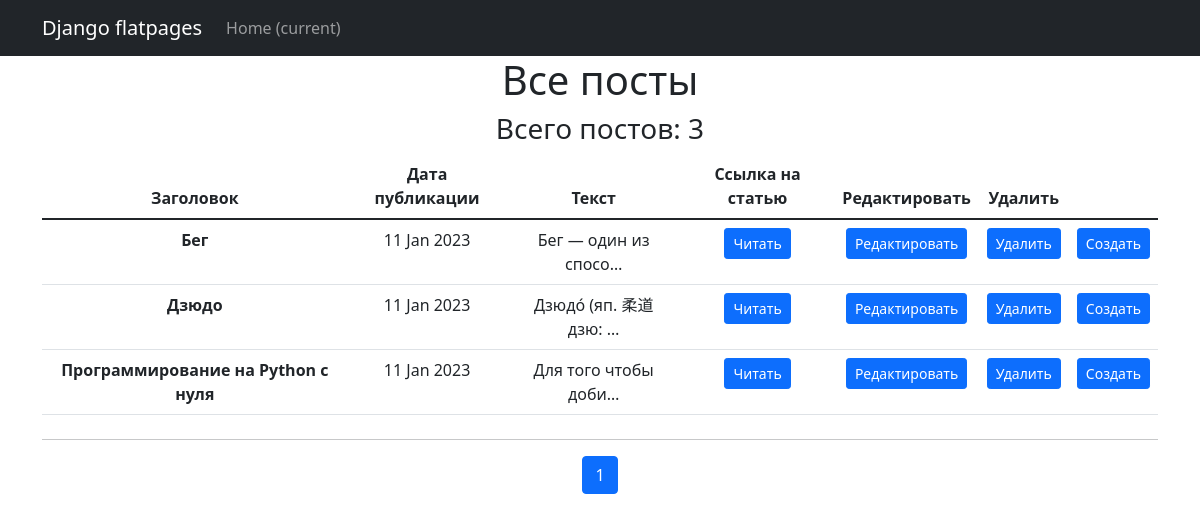
Page /post/ on the committed database.
### news/models.py (models this page shows, shortened)
class Post(models.Model):
    news = 'NS'
    article = 'AR'
    CAT_CHOISE = [
        (news, 'новость'),
        (article, 'статья')
    ]
    author = models.ForeignKey(Author, on_delete=models.CASCADE)
    choise = models.CharField(max_length=2, choices=CAT_CHOISE, default=article)
    time = models.DateTimeField(auto_now_add=True)
    category = models.ManyToManyField(Category, through='PostCategory')
    title = models.CharField(max_length=128)
    text = models.TextField()
    rating = models.SmallIntegerField(default=0)

### news/views.py (the view)
# urls.py: path('', PostsList.as_view(), name='posts'),
class PostsList(ListView):
    paginate_by = 10
    model = Post
    ordering = 'time'
    template_name = 'posts.html'
    context_object_name = 'news'

### templates/posts.html (shortened to what this page needs)
{% extends 'flatpages/default.html' %}
{% load custom_filters %}
{% load custom_tags %}
{% block content %}
<div class="col-lg-12 text-center">
    <h1>Все посты</h1>
    <h3>Всего постов: {{ news|length }}</h3>
    <table class="table">
        <thead>
        <tr>
            <th scope="col">Заголовок</th>
            <th scope="col">Дата публикации</th>
            <th scope="col">Текст</th>
            <th scope="col">Ссылка на статью</th>
            <th scope="col">Редактировать</th>
            <th scope="col">Удалить</th>
        </tr>
        </thead>
        <tbody>
        {% for post in news %}
        <tr>
            <th scope="row">{{ post.title }}</th>
            <td>{{ post.time | date:'d M Y' }}</td>
            <td>{{ post.text | truncatechars:20 }}</td>
            <td><a class="btn btn-primary btn-sm" href="/news/{{ post.pk }}">Читать</a></td>
            <td><a class="btn btn-primary btn-sm" href="/news/news/{{ post.pk }}/edit/">Редактировать</a></td>
            <td><a class="btn btn-primary btn-sm" href="/news/news/{{ post.pk }}/delete/">Удалить</a></td>
            <td><a class="btn btn-primary btn-sm" href="/news/news/create/">Создать</a></td>
        </tr>
        {% endfor %}
        </tbody>
    </table>
</div>
<hr class="mt-4">
<div class="row">
    <nav aria-label="Page navigation example">
        <ul class="pagination justify-content-center">
            <li class="page-item active" aria-current="page"><a class="page-link" href="#">{{ page_obj.number }}</a></li>
        </ul>
    </nav>
</div>
{% endblock content %}

### rows in the picture
Post: title "Бег", time "11 Jan 2023", text "Бег — один из спосо…"
Post: title "Дзюдо", time "11 Jan 2023", text "Дзюдо́ (яп. 柔道 дзю: …"
Post: title "Программирование на Python с нуля", time "11 Jan 2023", text "Для того чтобы доби…"

### other values in the picture
{{ news|length }} "3"
{{ page_obj.number }} "1"
